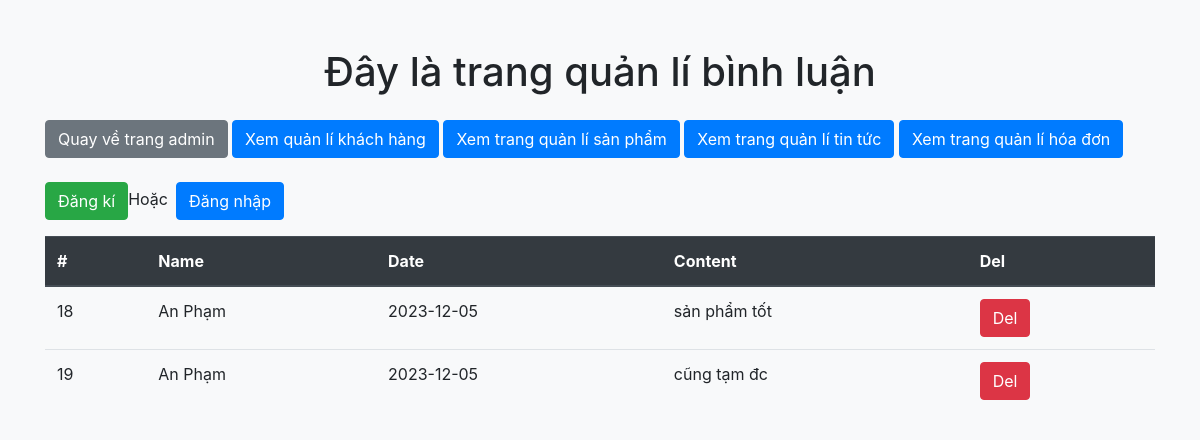
Page /admin/comment_management.php on the committed database.
### tables this page shows
CREATE TABLE `comment` (
  `id` int(11) NOT NULL,
  `name` varchar(100) NOT NULL,
  `content` varchar(225) NOT NULL,
  `date` date NOT NULL,
  `FK_id_product` int(100) DEFAULT NULL
);

### admin/comment_management.php (the view, shortened to what this page needs)
<!DOCTYPE html>
<html lang="en">
<head>
    <link href="https://stackpath.bootstrapcdn.com/bootstrap/4.5.2/css/bootstrap.min.css" rel="stylesheet">
</head>
<body class="bg-light">
    <div class="container mt-5">
        <header class="text-center mb-4">
            <h1>Đây là trang quản lí bình luận</h1>
        </header>
        <nav class="mb-4">
            <a href="admin.php?page_current=1&search=" class="btn btn-secondary">Quay về trang admin</a>
            <a href="user_management.php?page_current=1&search=" class="btn btn-primary">Xem quản lí khách hàng</a>
            <a href="product_management.php?page_current=1&search=" class="btn btn-primary">Xem trang quản lí sản phẩm</a>
            <a href="news_management.php?page_current=1&search=" class="btn btn-primary">Xem trang quản lí tin tức</a>
            <a href="bill_management.php?page_current=1&search=" class="btn btn-primary">Xem trang quản lí hóa đơn</a>
        </nav>
        <?php
        $connect = mysqli_connect('localhost', 'root', '', 'project1');
        mysqli_set_charset($connect, 'utf8');
        $sql = "SELECT * FROM comment";
        $result = mysqli_query($connect, $sql);
        ?>
        <?php
        if (isset($_SESSION['name'])) {
            $name = $_SESSION['name'];
            echo 'Chào mừng' . ' ' . '<b>' . $name . '</b>' . ' ' . 'đã trở lại';
            echo '<a href="../index.php?action=sign_out" class="btn btn-danger ml-2">Đăng xuất</a>';
            echo '</br>';
        } else {
            echo '<a href="?action=sign_up" class="btn btn-success">Đăng kí</a>';
            echo 'Hoặc';
            echo '<a href="?action=sign_in" class="btn btn-primary ml-2">Đăng nhập</a>';
        }
        ?>
        <br>
        <table class="table mt-3">
            <thead class="thead-dark">
                <tr>
                    <th>#</th>
                    <th>Name</th>
                    <th>Date</th>
                    <th>Content</th>
                    <th>Del</th>
                </tr>
            </thead>
            <tbody>
                <?php
                foreach ($result as $each) {
                    echo '<tr>';
                    echo '<td>' . $each['id'] . '</td>';
                    echo '<td>' . $each['name'] . '</td>';
                    echo '<td>' . $each['date'] . '</td>';
                    echo '<td>' . $each['content'] . '</td>';
                    echo '<td>
                            <a href="../index.php?action=delete_comment&id=' . $each['id'] . '" class="btn btn-danger">
                                Del
                            </a>
                          </td>';
                    echo '</tr>';
                }
                ?>
            </tbody>
        </table>
    </div>
</body>
</html>

### rows in the picture
comment: id "18", name "An Phạm", date "2023-12-05", content "sản phẩm tốt"
comment: id "19", name "An Phạm", date "2023-12-05", content "cũng tạm đc"
